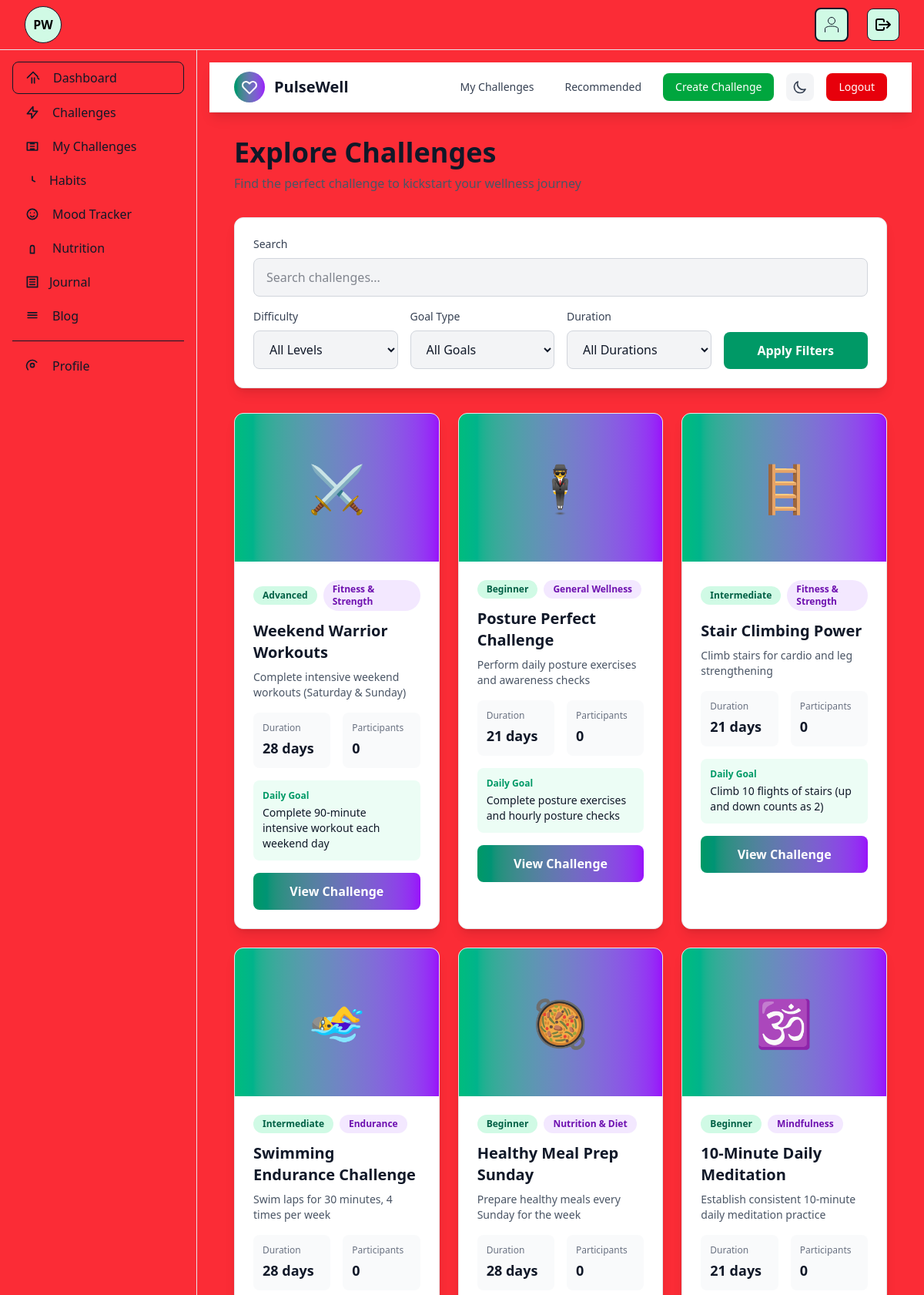
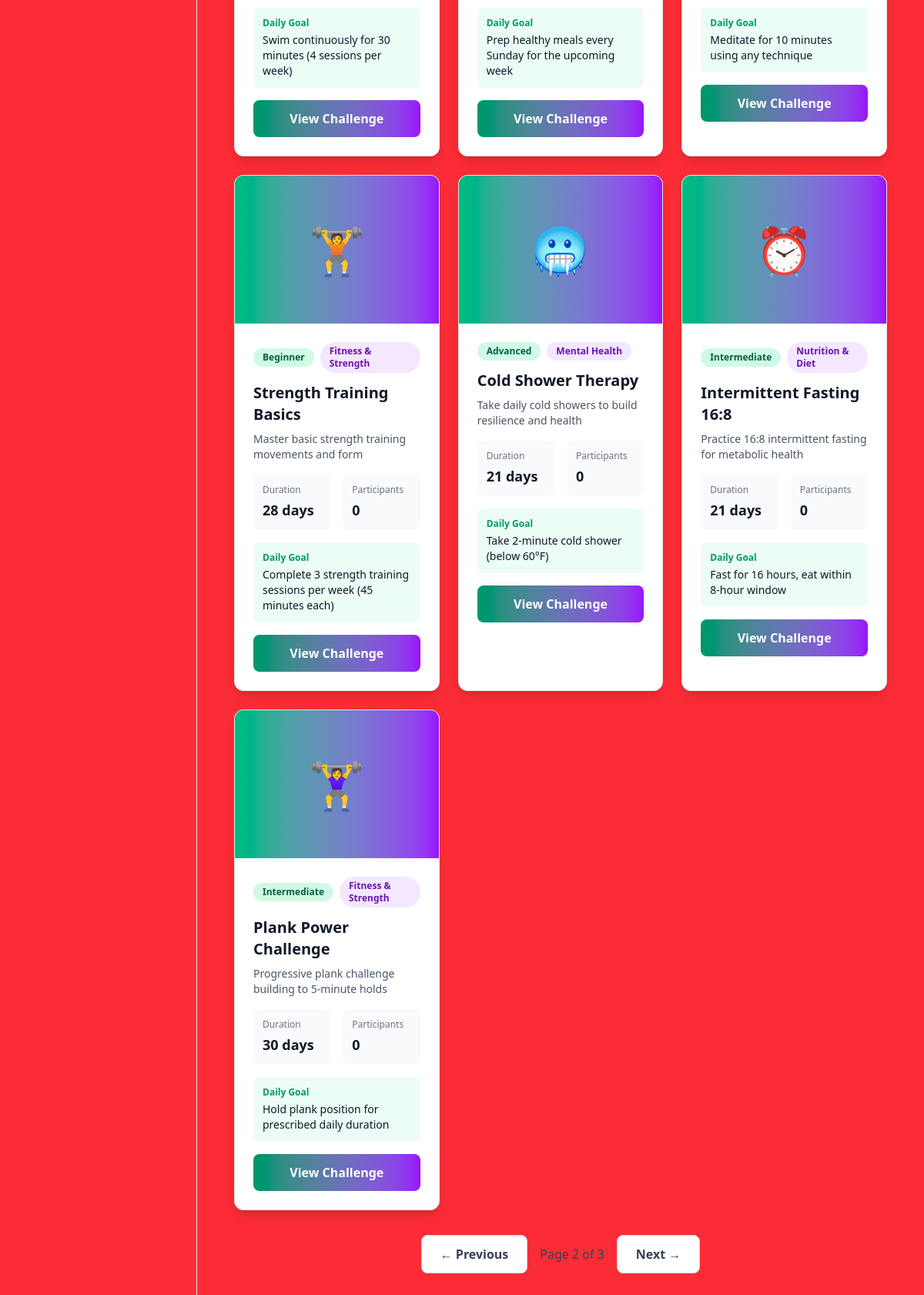
Page /challenges/?page=2 (signed in) on the committed database (2 pictures, top to bottom).
### challenges/models.py (models this page shows, shortened)
class Challenge(models.Model):
    DIFFICULTY_CHOICES = [
        ('beginner', 'Beginner'),
        ('intermediate', 'Intermediate'),
        ('advanced', 'Advanced'),
        ('expert', 'Expert'),
    ]
    GOAL_TYPE_CHOICES = [
        ('weight', 'Weight Loss'),
        ('fitness', 'Fitness & Strength'),
        ('mental_health', 'Mental Health'),
        ('nutrition', 'Nutrition & Diet'),
        ('sleep', 'Sleep Quality'),
        ('hydration', 'Hydration'),
        ('flexibility', 'Flexibility'),
        ('endurance', 'Endurance'),
        ('mindfulness', 'Mindfulness'),
        ('general', 'General Wellness'),
    ]
    TRACKING_TYPE_CHOICES = [
        ('boolean', 'Yes/No (Completed or Not)'),
        ('numeric', 'Numeric (e.g., steps, calories)'),
        ('time', 'Time-based (e.g., minutes)'),
        ('count', 'Count (e.g., glasses of water)'),
    ]
    title = models.CharField(max_length=200, help_text='Challenge name')
    slug = models.SlugField(max_length=200, unique=True)
    description = models.TextField(help_text='Detailed description of the challenge')
    short_description = models.CharField(max_length=150, help_text='Brief summary for cards')
    duration_days = models.PositiveIntegerField(help_text='Challenge duration in days')
    difficulty = models.CharField(max_length=20, choices=DIFFICULTY_CHOICES, default='beginner')
    goal_type = models.CharField(max_length=20, choices=GOAL_TYPE_CHOICES, default='general')
    tracking_type = models.CharField(max_length=20, choices=TRACKING_TYPE_CHOICES, default='boolean')
    daily_target = models.DecimalField(
        max_digits=10,
        decimal_places=2,
        null=True,
        blank=True,
        help_text='Daily target value (for numeric/time/count tracking)'
    )
    daily_requirement = models.TextField(help_text='What users need to do daily (e.g., "Walk 10,000 steps")')
    points_reward = models.PositiveIntegerField(default=100, help_text='Points earned on completion')
    badge_name = models.CharField(max_length=100, blank=True, help_text='Badge name for completion')
    badge_icon = models.CharField(max_length=50, blank=True, help_text='Emoji or icon for badge')
    is_active = models.BooleanField(default=True, help_text='Is challenge available to join?')
    is_featured = models.BooleanField(default=False, help_text='Feature on homepage?')
    max_participants = models.PositiveIntegerField(null=True, blank=True, help_text='Max users (optional)')
    recommended_for_bmi_range = models.CharField(
        max_length=50,
        blank=True,
        help_text='e.g., "18.5-25" or "25-30"'
    )
    recommended_for_goals = models.JSONField(
        default=list,
        blank=True,
        help_text='List of wellness goals this suits'
    )
    cover_image = models.ImageField(upload_to='challenges/covers/', null=True, blank=True)
    created_by = models.ForeignKey(settings.AUTH_USER_MODEL, on_delete=models.SET_NULL, null=True, related_name='created_challenges')
    created_at = models.DateTimeField(auto_now_add=True)
    updated_at = models.DateTimeField(auto_now=True)
    class Meta:
        verbose_name = 'Challenge'
        verbose_name_plural = 'Challenges'
        ordering = ['-is_featured', '-created_at']
    def get_participant_count(self):
        return self.user_challenges.filter(status__in=['active', 'completed']).count()
    def is_full(self):
        if self.max_participants:
            return self.get_participant_count() >= self.max_participants
        return False

### challenges/views.py (the view, shortened to what this page needs)
# urls.py: path('', views.challenge_explore, name='explore'),
@login_required
def challenge_explore(request):
    challenges = Challenge.objects.filter(is_active=True)
    difficulty = request.GET.get('difficulty', '')
    goal_type = request.GET.get('goal_type', '')
    duration = request.GET.get('duration', '')
    search = request.GET.get('search', '')
    if difficulty:
        challenges = challenges.filter(difficulty=difficulty)
    if goal_type:
        challenges = challenges.filter(goal_type=goal_type)
    if search:
        challenges = challenges.filter(
            Q(title__icontains=search) |
            Q(description__icontains=search) |
            Q(daily_requirement__icontains=search)
        )
    user_challenge_ids = []
    if request.user.is_authenticated:
        user_challenge_ids = UserChallenge.objects.filter(
            user=request.user,
            status='active'
        ).values_list('challenge_id', flat=True)
    paginator = Paginator(challenges, 10)
    page_number = request.GET.get('page')
    page_obj = paginator.get_page(page_number)
    context = {
        'page_obj': page_obj,
        'user_challenge_ids': list(user_challenge_ids),
        'difficulty': difficulty,
        'goal_type': goal_type,
        'duration': duration,
        'search': search,
        'difficulty_choices': Challenge.DIFFICULTY_CHOICES,
        'goal_type_choices': Challenge.GOAL_TYPE_CHOICES,
    }
    return render(request, 'challenges/explore.html', context)

### templates/challenges/explore.html (shortened to what this page needs)
{% extends 'base.html' %}
{% load static %}
{% block content %}
<div class="min-h-screen  dark:bg-gray-900">
    <nav class="bg-white dark:bg-gray-800 shadow-lg border-b border-gray-200 dark:border-gray-700">
        <div class="max-w-7xl mx-auto px-4 sm:px-6 lg:px-8">
            <div class="flex justify-between h-16">
                <div class="flex items-center">
                    <div class="flex-shrink-0 flex items-center">
                        <a href="{% url 'dashboard:dashboard' %}" class="flex items-center">
                            <div class="h-10 w-10 bg-gradient-to-r from-emerald-600 to-purple-600 rounded-full flex items-center justify-center">
                                <svg class="h-6 w-6 text-white" fill="none" stroke="currentColor" viewBox="0 0 24 24">
                                    <path stroke-linecap="round" stroke-linejoin="round" stroke-width="2" d="M4.318 6.318a4.5 4.5 0 000 6.364L12 20.364l7.682-7.682a4.5 4.5 0 00-6.364-6.364L12 7.636l-1.318-1.318a4.5 4.5 0 00-6.364 0z"></path>
                                </svg>
                            </div>
                            <span class="ml-3 text-xl font-bold text-gray-900 dark:text-white">PulseWell</span>
                        </a>
                    </div>
                </div>
                <div class="flex items-center space-x-4">
                    <a href="{% url 'challenges:my_challenges' %}" class="text-gray-700 dark:text-gray-300 hover:text-emerald-600 dark:hover:text-emerald-400 px-3 py-2 rounded-md text-sm font-medium transition duration-200">
                        My Challenges
                    </a>
                    <a href="{% url 'challenges:recommended' %}" class="text-gray-700 dark:text-gray-300 hover:text-emerald-600 dark:hover:text-emerald-400 px-3 py-2 rounded-md text-sm font-medium transition duration-200">
                        Recommended
                    </a>
                    {% if user.is_superuser %}
                    <a href="{% url 'challenges:create' %}" class="px-4 py-2 text-sm font-medium text-white bg-green-600 hover:bg-green-700 rounded-lg transition duration-200">
                        Create Challenge
                    </a>
                    {% endif %}
                    <button onclick="toggleTheme()" class="p-2 rounded-lg bg-gray-100 dark:bg-gray-700 hover:bg-gray-200 dark:hover:bg-gray-600 transition duration-200">
                        <svg class="h-5 w-5 text-gray-700 dark:text-gray-300" fill="none" stroke="currentColor" viewBox="0 0 24 24">
                            <path stroke-linecap="round" stroke-linejoin="round" stroke-width="2" d="M20.354 15.354A9 9 0 018.646 3.646 9.003 9.003 0 0012 21a9.003 9.003 0 008.354-5.646z"></path>
                        </svg>
                    </button>
                    <a href="{% url 'account:logout' %}" class="px-4 py-2 text-sm font-medium text-white bg-red-600 hover:bg-red-700 rounded-lg transition duration-200">
                        Logout
                    </a>
                </div>
            </div>
        </div>
    </nav>
    <div class="max-w-7xl mx-auto py-8 px-4 sm:px-6 lg:px-8">
        <div class="mb-8">
            <h1 class="text-4xl font-bold text-gray-900 dark:text-white mb-2">
                Explore Challenges
            </h1>
            <p class="text-gray-600 dark:text-gray-400">Find the perfect challenge to kickstart your wellness journey</p>
        </div>
        <div class="bg-white dark:bg-gray-800 rounded-xl shadow-lg p-6 border border-gray-200 dark:border-gray-700 mb-8">
            <form method="get" class="grid grid-cols-1 md:grid-cols-4 gap-4">
                <div class="md:col-span-4">
                    <label class="block text-sm font-medium text-gray-700 dark:text-gray-300 mb-2">Search</label>
                    <input type="text" name="search" value="{{ search }}" placeholder="Search challenges..." class="w-full px-4 py-3 rounded-lg bg-gray-100 dark:bg-gray-900 border border-gray-300 dark:border-gray-700 focus:border-emerald-500 focus:ring-2 focus:ring-emerald-500 focus:outline-none">
                </div>
                <div>
                    <label class="block text-sm font-medium text-gray-700 dark:text-gray-300 mb-2">Difficulty</label>
                    <select name="difficulty" class="w-full px-4 py-3 rounded-lg bg-gray-100 dark:bg-gray-900 border border-gray-300 dark:border-gray-700 focus:border-emerald-500 focus:ring-2 focus:ring-emerald-500 focus:outline-none">
                        <option value="">All Levels</option>
                    </select>
                </div>
                <div>
                    <label class="block text-sm font-medium text-gray-700 dark:text-gray-300 mb-2">Goal Type</label>
                    <select name="goal_type" class="w-full px-4 py-3 rounded-lg bg-gray-100 dark:bg-gray-900 border border-gray-300 dark:border-gray-700 focus:border-emerald-500 focus:ring-2 focus:ring-emerald-500 focus:outline-none">
                        <option value="">All Goals</option>
                    </select>
                </div>
                <div>
                    <label class="block text-sm font-medium text-gray-700 dark:text-gray-300 mb-2">Duration</label>
                    <select name="duration" class="w-full px-4 py-3 rounded-lg bg-gray-100 dark:bg-gray-900 border border-gray-300 dark:border-gray-700 focus:border-emerald-500 focus:ring-2 focus:ring-emerald-500 focus:outline-none">
                        <option value="">All Durations</option>
                    </select>
                </div>
                <div class="flex items-end">
                    <button type="submit" class="w-full px-6 py-3 bg-emerald-600 hover:bg-emerald-700 text-white font-semibold rounded-lg transition duration-200">
                        Apply Filters
                    </button>
                </div>
            </form>
        </div>
        {% if page_obj %}
        <div class="grid grid-cols-1 md:grid-cols-2 lg:grid-cols-3 gap-6 mb-8">
            {% for challenge in page_obj %}
            <div class="bg-white dark:bg-gray-800 rounded-xl shadow-lg overflow-hidden border border-gray-200 dark:border-gray-700 hover:shadow-2xl transition duration-300 transform hover:-translate-y-1">
                {% if challenge.cover_image %}
                <img src="{{ challenge.cover_image.url }}" alt="{{ challenge.title }}" class="w-full h-48 object-cover">
                {% else %}
                <div class="w-full h-48 bg-gradient-to-r from-emerald-500 to-purple-600 flex items-center justify-center">
                    <span class="text-6xl">{{ challenge.badge_icon|default:"🎯" }}</span>
                </div>
                {% endif %}
                <div class="p-6">
                    <div class="flex items-center gap-2 mb-3">
                        <span class="px-3 py-1 bg-emerald-100 dark:bg-emerald-900 text-emerald-800 dark:text-emerald-200 rounded-full text-xs font-semibold">
                            {{ challenge.get_difficulty_display }}
                        </span>
                        <span class="px-3 py-1 bg-purple-100 dark:bg-purple-900 text-purple-800 dark:text-purple-200 rounded-full text-xs font-semibold">
                            {{ challenge.get_goal_type_display }}
                        </span>
                    </div>
                    <h3 class="text-xl font-bold text-gray-900 dark:text-white mb-2">{{ challenge.title }}</h3>
                    <p class="text-gray-600 dark:text-gray-400 text-sm mb-4 line-clamp-2">{{ challenge.short_description }}</p>
                    <div class="grid grid-cols-2 gap-4 mb-4">
                        <div class="bg-gray-50 dark:bg-gray-900 rounded-lg p-3">
                            <div class="text-xs text-gray-500 dark:text-gray-400 mb-1">Duration</div>
                            <div class="text-lg font-bold text-gray-900 dark:text-white">{{ challenge.duration_days }} days</div>
                        </div>
                        <div class="bg-gray-50 dark:bg-gray-900 rounded-lg p-3">
                            <div class="text-xs text-gray-500 dark:text-gray-400 mb-1">Participants</div>
                            <div class="text-lg font-bold text-gray-900 dark:text-white">{{ challenge.get_participant_count }}</div>
                        </div>
                    </div>
                    <div class="bg-emerald-50 dark:bg-emerald-900/20 rounded-lg p-3 mb-4">
                        <div class="text-xs text-emerald-600 dark:text-emerald-400 font-semibold mb-1">Daily Goal</div>
                        <div class="text-sm text-gray-900 dark:text-white">{{ challenge.daily_requirement }}</div>
                    </div>
                    {% if challenge.id in user_challenge_ids %}
                    <a href="{% url 'challenges:my_challenges' %}" class="block w-full text-center px-6 py-3 bg-green-100 dark:bg-green-900 text-green-800 dark:text-green-200 font-semibold rounded-lg">
                        ✓ Joined
                    </a>
                    {% elif challenge.is_full %}
                    <button disabled class="w-full px-6 py-3 bg-gray-300 dark:bg-gray-700 text-gray-500 dark:text-gray-400 font-semibold rounded-lg cursor-not-allowed">
                        Full
                    </button>
                    {% else %}
                    <a href="{% url 'challenges:detail' slug=challenge.slug %}" class="block w-full text-center px-6 py-3 bg-gradient-to-r from-emerald-600 to-purple-600 hover:from-emerald-700 hover:to-purple-700 text-white font-bold rounded-lg transition duration-200">
                        View Challenge
                    </a>
                    {% endif %}
                </div>
            </div>
            {% endfor %}
        </div>
        {% if page_obj.has_other_pages %}
        <div class="flex justify-center items-center gap-4">
            {% if page_obj.has_previous %}
            <a href="?page={{ page_obj.previous_page_number }}" class="px-6 py-3 bg-white dark:bg-gray-800 border border-gray-300 dark:border-gray-700 text-gray-700 dark:text-gray-300 font-semibold rounded-lg hover:bg-gray-50 dark:hover:bg-gray-700 transition duration-200">
                ← Previous
            </a>
            {% else %}
            <button disabled class="px-6 py-3 bg-gray-200 dark:bg-gray-700 text-gray-400 dark:text-gray-500 font-semibold rounded-lg cursor-not-allowed">
                ← Previous
            </button>
            {% endif %}
            <span class="text-gray-700 dark:text-gray-300 font-medium">
                Page {{ page_obj.number }} of {{ page_obj.paginator.num_pages }}
            </span>
            {% if page_obj.has_next %}
            <a href="?page={{ page_obj.next_page_number }}" class="px-6 py-3 bg-white dark:bg-gray-800 border border-gray-300 dark:border-gray-700 text-gray-700 dark:text-gray-300 font-semibold rounded-lg hover:bg-gray-50 dark:hover:bg-gray-700 transition duration-200">
                Next →
            </a>
            {% else %}
            <button disabled class="px-6 py-3 bg-gray-200 dark:bg-gray-700 text-gray-400 dark:text-gray-500 font-semibold rounded-lg cursor-not-allowed">
                Next →
            </button>
            {% endif %}
        </div>
        {% endif %}
        {% endif %}
    </div>
</div>
{% endblock %}

### rows in the picture
Challenge: badge_icon "⚔️", difficulty "Advanced", goal_type "Fitness & Strength", title "Weekend Warrior Workouts", short_description "Complete intensive weekend workouts (Saturday & Sunday)", duration_days "28", get_participant_count "0", daily_requirement "Complete 90-minute intensive workout each weekend day", shows "View Challenge"
Challenge: badge_icon "🕴️", difficulty "Beginner", goal_type "General Wellness", title "Posture Perfect Challenge", short_description "Perform daily posture exercises and awareness checks", duration_days "21", get_participant_count "0", daily_requirement "Complete posture exercises and hourly posture checks", shows "View Challenge"
Challenge: badge_icon "🪜", difficulty "Intermediate", goal_type "Fitness & Strength", title "Stair Climbing Power", short_description "Climb stairs for cardio and leg strengthening", duration_days "21", get_participant_count "0", daily_requirement "Climb 10 flights of stairs (up and down counts as 2)", shows "View Challenge"
Challenge: badge_icon "🏊‍♀️", difficulty "Intermediate", goal_type "Endurance", title "Swimming Endurance Challenge", short_description "Swim laps for 30 minutes, 4 times per week", duration_days "28", get_participant_count "0", daily_requirement "Swim continuously for 30 minutes (4 sessions per week)", shows "View Challenge"
Challenge: badge_icon "🥘", difficulty "Beginner", goal_type "Nutrition & Diet", title "Healthy Meal Prep Sunday", short_description "Prepare healthy meals every Sunday for the week", duration_days "28", get_participant_count "0", daily_requirement "Prep healthy meals every Sunday for the upcoming week", shows "View Challenge"
Challenge: badge_icon "🕉️", difficulty "Beginner", goal_type "Mindfulness", title "10-Minute Daily Meditation", short_description "Establish consistent 10-minute daily meditation practice", duration_days "21", get_participant_count "0", daily_requirement "Meditate for 10 minutes using any technique", shows "View Challenge"
Challenge: badge_icon "🏋️", difficulty "Beginner", goal_type "Fitness & Strength", title "Strength Training Basics", short_description "Master basic strength training movements and form", duration_days "28", get_participant_count "0", daily_requirement "Complete 3 strength training sessions per week (45 minutes each)", shows "View Challenge"
Challenge: badge_icon "🥶", difficulty "Advanced", goal_type "Mental Health", title "Cold Shower Therapy", short_description "Take daily cold showers to build resilience and health", duration_days "21", get_participant_count "0", daily_requirement "Take 2-minute cold shower (below 60°F)", shows "View Challenge"
Challenge: badge_icon "⏰", difficulty "Intermediate", goal_type "Nutrition & Diet", title "Intermittent Fasting 16:8", short_description "Practice 16:8 intermittent fasting for metabolic health", duration_days "21", get_participant_count "0", daily_requirement "Fast for 16 hours, eat within 8-hour window", shows "View Challenge"
Challenge: badge_icon "🏋️‍♀️", difficulty "Intermediate", goal_type "Fitness & Strength", title "Plank Power Challenge", short_description "Progressive plank challenge building to 5-minute holds", duration_days "30", get_participant_count "0", daily_requirement "Hold plank position for prescribed daily duration", shows "View Challenge"

### other values in the picture
{{ page_obj.number }} "2"
{{ page_obj.paginator.num_pages }} "3"
